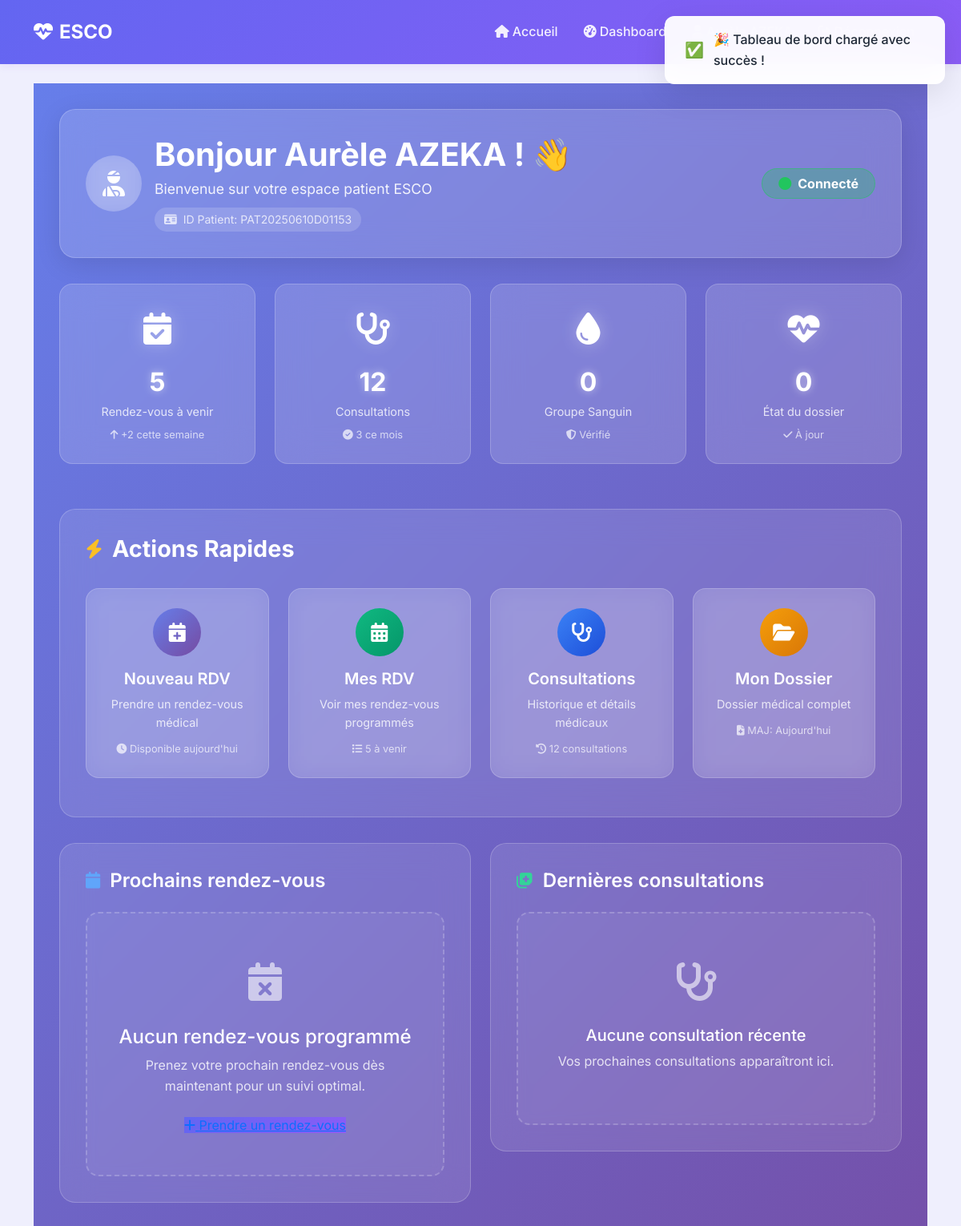
Page /dashboard/patient/ (signed in, upper part) on the earlier database version.
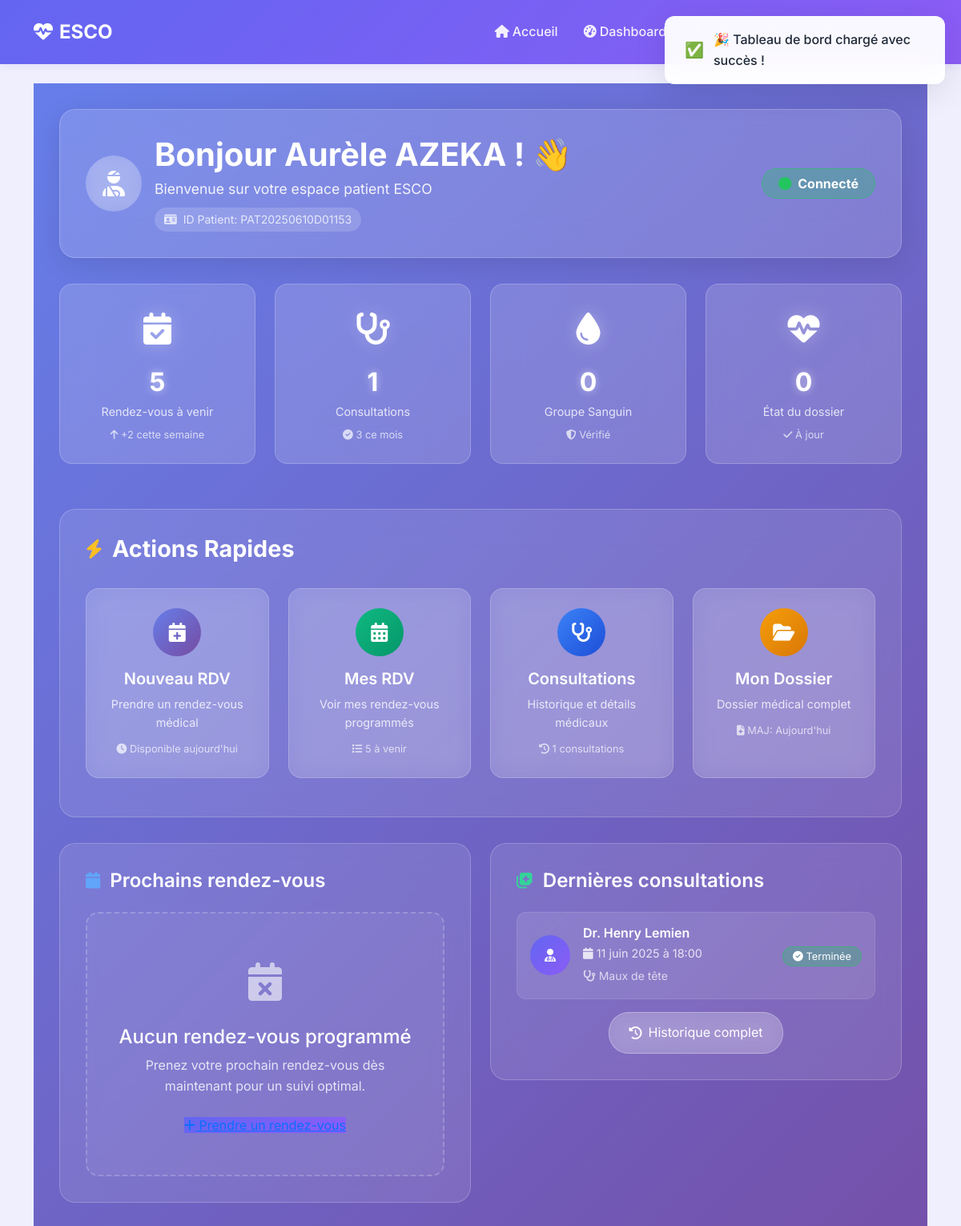
Same page on the later database version.
### main/models.py (models this page shows, shortened)
class RendezVous(models.Model):
    STATUS_CHOICES = [
        ('programme', 'Programmé'),
        ('confirme', 'Confirmé'),
        ('en_cours', 'En cours'),
        ('termine', 'Terminé'),
        ('annule', 'Annulé'),
    ]
    patient = models.ForeignKey(CustomUser, on_delete=models.CASCADE, related_name='rdv_patient')
    medecin = models.ForeignKey(CustomUser, on_delete=models.CASCADE, related_name='rdv_medecin')
    date_rdv = models.DateField()
    heure_rdv = models.TimeField()
    motif = models.TextField()
    status = models.CharField(max_length=20, choices=STATUS_CHOICES, default='programme')
    notes = models.TextField(blank=True, null=True)
    created_at = models.DateTimeField(auto_now_add=True)
    updated_at = models.DateTimeField(auto_now=True)
    class Meta:
        verbose_name = "Rendez-vous"
        verbose_name_plural = "Rendez-vous"
        ordering = ['-date_rdv', '-heure_rdv']

class CustomUser(AbstractUser):
    ROLES = [
        ('patient', 'Patient'),
        ('docteur', 'Médecin'),
        ('infirmier', 'Infirmier'),
        ('secretaire', 'Secrétaire'),
        ('administrateur', 'Administrateur'),
    ]
    user_id = models.CharField(max_length=20, unique=True, blank=True, null=True)
    role = models.CharField(max_length=20, choices=ROLES, default='patient')
    telephone = models.CharField(max_length=15, blank=True, null=True)
    adresse = models.TextField(blank=True, null=True)
    date_naissance = models.DateField(blank=True, null=True)
    specialite = models.CharField(max_length=100, blank=True, null=True)
    numero_licence = models.CharField(max_length=50, blank=True, null=True)

### main/views.py (the view)
        def _wrapped_view(request, *args, **kwargs):
            if not request.user.is_authenticated:
                return redirect('login')
            if request.user.role not in allowed_roles:
                raise PermissionDenied("Vous n'avez pas les permissions pour accéder à cette page.")
            return view_func(request, *args, **kwargs)

### main/views.py (called while the page is built)
def role_required(allowed_roles):
    def decorator(view_func):
        def _wrapped_view(request, *args, **kwargs):
            if not request.user.is_authenticated:
                return redirect('login')
            if request.user.role not in allowed_roles:
                raise PermissionDenied("Vous n'avez pas les permissions pour accéder à cette page.")
            return view_func(request, *args, **kwargs)
        return _wrapped_view
    return decorator

### main/templates/dashboard_patient.html (shortened to what the changed rows need)
{% extends 'base.html' %}
{% block content %}
<div class="patient-dashboard-container">
    <div class="dashboard-header animate-slide-in">
        <div class="d-flex align-items-center justify-content-between">
            <div class="d-flex align-items-center">
                <div>
                    <h1 style="margin-bottom: 5px; font-size: 2.5rem; font-weight: 700;">
                        Bonjour {{ user.get_full_name|default:user.username }} ! 👋
                    </h1>
                </div>
            </div>
        </div>
    </div>
    <div class="row mb-4">
        <div class="col-md-3 col-sm-6 mb-3">
            <div class="stat-card-glass animate-slide-in" onclick="navigateTo('{% url 'mes_consultations' %}')" style="animation-delay: 0.2s">
                <div class="stat-icon-modern">
                    <i class="fas fa-stethoscope"></i>
                </div>
                <div class="stat-number">{{ consultations_count|default:"12" }}</div>
                <div class="stat-label">Consultations</div>
                <div style="margin-top: 0.5rem; font-size: 0.8rem; color: rgba(255,255,255,0.7);">
                    <i class="fas fa-check-circle"></i> 3 ce mois
                </div>
            </div>
        </div>
    </div>
    <div class="actions-section animate-slide-in" style="animation-delay: 0.5s">
        <h2 class="section-title" style="display: flex; align-items: center; margin-bottom: 2rem; color: white;">
            <i class="fas fa-bolt" style="color: #fbbf24; margin-right: 0.75rem; font-size: 1.5rem;"></i>
            <span style="font-size: 1.8rem; font-weight: 700;">Actions Rapides</span>
        </h2>
        <div class="row">
            <div class="col-md-3 col-sm-6 mb-3">
                <a href="{% url 'mes_consultations' %}" class="action-card-modern" onclick="trackAction('consultations')">
                    <div class="action-icon-modern action-icon-info">
                        <i class="fas fa-stethoscope"></i>
                    </div>
                    <h5 style="color: white; margin-bottom: 0.5rem; font-weight: 600;">Consultations</h5>
                    <p style="color: rgba(255,255,255,0.8); font-size: 0.9rem; margin: 0;">
                        Historique et détails médicaux
                    </p>
                    <div style="margin-top: 0.75rem; font-size: 0.8rem; color: rgba(255,255,255,0.7);">
                        <i class="fas fa-history"></i> {{ consultations_count|default:"12" }} consultations
                    </div>
                </a>
            </div>
        </div>
    </div>
    <div class="row">
        <div class="col-md-6">
            <div class="content-section-glass animate-slide-in" style="animation-delay: 0.6s">
                <h2 class="section-title" style="display: flex; align-items: center; justify-content: space-between; margin-bottom: 1.5rem; color: white;">
                    <span style="display: flex; align-items: center;">
                        <i class="fas fa-calendar" style="color: #60a5fa; margin-right: 0.75rem; font-size: 1.3rem;"></i>
                        <span style="font-size: 1.5rem; font-weight: 600;">Prochains rendez-vous</span>
                    </span>
                </h2>
            </div>
        </div>
        <div class="col-md-6">
            <div class="content-section-glass animate-slide-in" style="animation-delay: 0.7s">
                <h2 class="section-title" style="display: flex; align-items: center; margin-bottom: 1.5rem; color: white;">
                    <i class="fas fa-notes-medical" style="color: #34d399; margin-right: 0.75rem; font-size: 1.3rem;"></i>
                    <span style="font-size: 1.5rem; font-weight: 600;">Dernières consultations</span>
                </h2>
                {% if rdv_passes %}
                    <div style="space-y: 1rem;">
                        {% for rdv in rdv_passes|slice:":3" %}
                        <div style="background: rgba(255,255,255,0.1); border-radius: 12px; padding: 1rem; margin-bottom: 1rem; border: 1px solid rgba(255,255,255,0.1); transition: all 0.3s ease;" onmouseover="this.style.background='rgba(255,255,255,0.15)'" onmouseout="this.style.background='rgba(255,255,255,0.1)'">
                            <div class="d-flex align-items-center">
                                <div style="width: 50px; height: 50px; background: linear-gradient(135deg, var(--primary-purple), var(--secondary-purple)); border-radius: 50%; display: flex; align-items: center; justify-content: center; color: white; margin-right: 1rem;">
                                    <i class="fas fa-user-md"></i>
                                </div>
                                <div class="flex-grow-1">
                                    <h6 style="color: white; margin-bottom: 0.25rem; font-weight: 600;">
                                        Dr. {{ rdv.medecin.get_full_name|default:rdv.medecin.username }}
                                    </h6>
                                    <p style="color: rgba(255,255,255,0.8); margin-bottom: 0.25rem; font-size: 0.9rem;">
                                        <i class="fas fa-calendar"></i> {{ rdv.date_rdv|date:"d F Y" }} à {{ rdv.heure_rdv|time:"H:i" }}
                                    </p>
                                    <small style="color: rgba(255,255,255,0.7);">
                                        <i class="fas fa-stethoscope"></i> {{ rdv.motif|truncatewords:6 }}
                                    </small>
                                </div>
                                <div>
                                    <span style="background: rgba(34, 197, 94, 0.3); color: white; padding: 0.25rem 0.75rem; border-radius: 15px; font-size: 0.8rem; border: 1px solid rgba(34, 197, 94, 0.5);">
                                        <i class="fas fa-check-circle"></i> Terminée
                                    </span>
                                </div>
                            </div>
                        </div>
                        {% endfor %}
                    </div>
                    <div class="text-center mt-3">
                        <a href="{% url 'mes_consultations' %}" class="btn-glass">
                            <i class="fas fa-history"></i>
                            Historique complet
                        </a>
                    </div>
                {% else %}
                    <div class="empty-state-glass">
                        <div class="empty-icon-glass">
                            <i class="fas fa-stethoscope"></i>
                        </div>
                        <h5 style="color: white; margin-bottom: 0.5rem;">Aucune consultation récente</h5>
                        <p style="color: rgba(255,255,255,0.8);">
                            Vos prochaines consultations apparaîtront ici.
                        </p>
                    </div>
                {% endif %}
            </div>
        </div>
    </div>
</div>
{% endblock %}

Differences in the rows shown:
added RendezVous: medecin.get_full_name "Henry Lemien", date_rdv "11 juin 2025", heure_rdv "18:00", motif "Maux de tête"
Other differences:
{{ consultations_count|default:"12" }}: "12" → "1"
text no longer shown: "Aucune consultation récente Vos prochaines consultations apparaîtront ici."
text now shown: "Historique complet"
